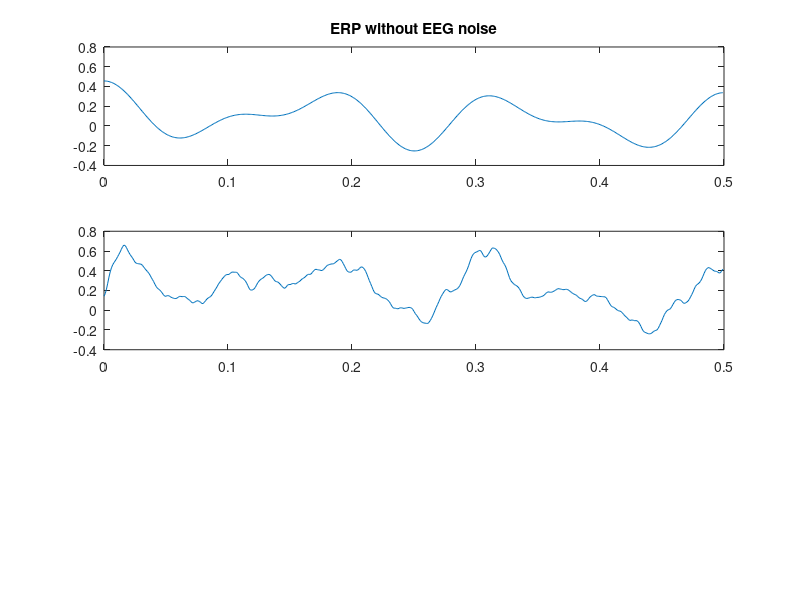

MATLAB code for this plot: (Note: this script raises an error after producing the figure.)
epoch_duration = 0.5; % duration of a single epoch [s]
step = 0.001; % step [s]
fs = 1 / step; % 1 KHz
fcutlow = 0.016; % low-frequency cutoff
fcuthigh = 30; % upper frequency cutoff
time = 0:step:epoch_duration-step; % time vector 

common_erp =    0.2 * rand() * cos(2*pi*6.*time) + ...
                0.2 * rand() * cos(2*pi*10.*time) + ...
                0.2 * rand() * cos(2*pi*0.5.*time);
signal_length = length(time);
epochs = 120; % number of epochs
signal = zeros(epochs, signal_length); % signal matrix

[b, a] = butter(2, [fcutlow, fcuthigh]/(fs/2), 'bandpass');

figure;
subplot(3, 1, 1);
plot(time, common_erp);
title('ERP without EEG noise');
input('start?');

FILTERED_SIGNAL = 1;

for i=1:epochs
    % EEG signal: frequency band limited to 30 Hz
    random_signal = rand(1, signal_length); % random_signal (band of random signal is: fs [HZ])
    if ( FILTERED_SIGNAL == 1)
        signal(i, :) = filter(b, a, random_signal); % random_signal filtered
    else
        signal(i, :) = random_signal; % unfiltered
    end
    mean_value = (max(signal(i, :)) - min(signal(i, :))) / 2; % calcolo il valore mediano del segnale
    signal(i, :) = signal(i, :) - mean_value; % lo sottraggo al segnale
    signal(i, :) = signal(i, :) + common_erp; % ci sommo il segnale ERP che è in comune tra tutti i segnali
    if ( mod(i, 1) == 0 )
        subplot(3, 1, 2);
        plot(time, signal(i,:));
        title("EEG signal " + i + " of " + epochs);
        
        subplot(3, 1, 3);
        plot(time, sum(signal)/i);
        title("ERP extracted from EEG with average method, epoch " + i + " of " + epochs);
        
        drawnow limitrate;
        delay(50);
    end
end
